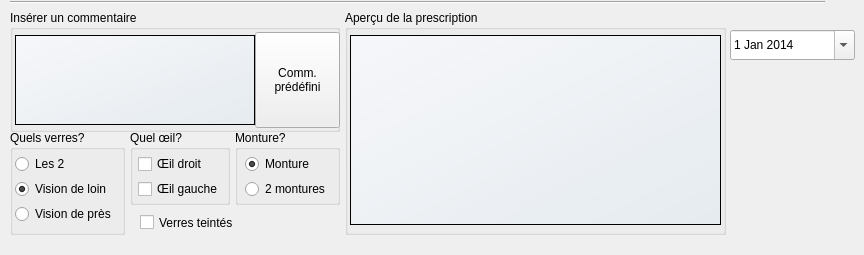
    <widget class="QFrame" name="frame_Prescription">
     <property name="minimumSize">
      <size>
       <width>0</width>
       <height>255</height>
      </size>
     </property>
     <property name="maximumSize">
      <size>
       <width>16777215</width>
       <height>255</height>
      </size>
     </property>
     <property name="frameShape">
      <enum>QFrame::NoFrame</enum>
     </property>
     <property name="frameShadow">
      <enum>QFrame::Raised</enum>
     </property>
     <widget class="QGroupBox" name="PrescriptionGroupBox">
      <property name="geometry">
       <rect>
        <x>345</x>
        <y>10</y>
        <width>381</width>
        <height>225</height>
       </rect>
      </property>
      <property name="title">
       <string>Aperçu de la prescription</string>
      </property>
      <widget class="QTextEdit" name="ResumePrescriptionTextEdit">
       <property name="geometry">
        <rect>
         <x>5</x>
         <y>25</y>
         <width>371</width>
         <height>190</height>
        </rect>
       </property>
       <property name="focusPolicy">
        <enum>Qt::NoFocus</enum>
       </property>
       <property name="styleSheet">
        <string notr="true">background-color: qlineargradient(x1: 0, y1: 0, x2: 1, y2: 1, stop: 0 #f6f7fa, stop: 1 rgba(200, 230, 250, 50));</string>
       </property>
       <property name="textInteractionFlags">
        <set>Qt::NoTextInteraction</set>
       </property>
      </widget>
     </widget>
     <widget class="QGroupBox" name="CommentaireGroupBox">
      <property name="geometry">
       <rect>
        <x>10</x>
        <y>10</y>
        <width>330</width>
        <height>122</height>
       </rect>
      </property>
      <property name="title">
       <string>Insérer un commentaire</string>
      </property>
      <widget class="UpPushButton" name="AppelCommentPushButton">
       <property name="geometry">
        <rect>
         <x>245</x>
         <y>22</y>
         <width>85</width>
         <height>96</height>
        </rect>
       </property>
       <property name="focusPolicy">
        <enum>Qt::NoFocus</enum>
       </property>
       <property name="text">
        <string>Comm.
prédéfini</string>
       </property>
       <property name="autoDefault">
        <bool>false</bool>
       </property>
      </widget>
      <widget class="QTextEdit" name="CommentairePrescriptionTextEdit">
       <property name="geometry">
        <rect>
         <x>5</x>
         <y>25</y>
         <width>240</width>
         <height>90</height>
        </rect>
       </property>
       <property name="focusPolicy">
        <enum>Qt::ClickFocus</enum>
       </property>
       <property name="styleSheet">
        <string notr="true">background-color: qlineargradient(x1: 0, y1: 0, x2: 1, y2: 1, stop: 0 #f6f7fa, stop: 1 rgba(200, 230, 250, 50));</string>
       </property>
       <property name="tabChangesFocus">
        <bool>false</bool>
       </property>
       <property name="documentTitle">
        <string/>
       </property>
      </widget>
     </widget>
     <widget class="QCheckBox" name="VerresTeintesCheckBox">
      <property name="geometry">
       <rect>
        <x>140</x>
        <y>210</y>
        <width>141</width>
        <height>25</height>
       </rect>
      </property>
      <property name="focusPolicy">
       <enum>Qt::NoFocus</enum>
      </property>
      <property name="text">
       <string>Verres teintés</string>
      </property>
     </widget>
     <widget class="QDateEdit" name="DateDateEdit">
      <property name="geometry">
       <rect>
        <x>730</x>
        <y>30</y>
        <width>125</width>
        <height>30</height>
       </rect>
      </property>
      <property name="focusPolicy">
       <enum>Qt::ClickFocus</enum>
      </property>
      <property name="dateTime">
       <datetime>
        <hour>0</hour>
        <minute>0</minute>
        <second>0</second>
        <year>2014</year>
        <month>1</month>
        <day>1</day>
       </datetime>
      </property>
      <property name="calendarPopup">
       <bool>true</bool>
      </property>
      <property name="date">
       <date>
        <year>2014</year>
        <month>1</month>
        <day>1</day>
       </date>
      </property>
     </widget>
     <widget class="UpGroupBox" name="QuelleMontureGroupBox">
      <property name="geometry">
       <rect>
        <x>235</x>
        <y>130</y>
        <width>105</width>
        <height>75</height>
       </rect>
      </property>
      <property name="title">
       <string>Monture?</string>
      </property>
      <widget class="QRadioButton" name="UneMonturePrescritRadioButton">
       <property name="geometry">
        <rect>
         <x>10</x>
         <y>25</y>
         <width>80</width>
         <height>18</height>
        </rect>
       </property>
       <property name="text">
        <string>Monture</string>
       </property>
       <property name="checked">
        <bool>true</bool>
       </property>
       <property name="autoExclusive">
        <bool>false</bool>
       </property>
      </widget>
      <widget class="QRadioButton" name="DeuxMonturesPrescritRadioButton">
       <property name="geometry">
        <rect>
         <x>10</x>
         <y>50</y>
         <width>90</width>
         <height>18</height>
        </rect>
       </property>
       <property name="text">
        <string>2 montures</string>
       </property>
       <property name="autoExclusive">
        <bool>false</bool>
       </property>
      </widget>
     </widget>
     <widget class="UpGroupBox" name="QuelOeilGroupBox">
      <property name="geometry">
       <rect>
        <x>130</x>
        <y>130</y>
        <width>100</width>
        <height>75</height>
       </rect>
      </property>
      <property name="title">
       <string>Quel œil?</string>
      </property>
      <widget class="QCheckBox" name="ODPrescritCheckBox">
       <property name="geometry">
        <rect>
         <x>8</x>
         <y>25</y>
         <width>90</width>
         <height>18</height>
        </rect>
       </property>
       <property name="text">
        <string>Œil droit</string>
       </property>
      </widget>
      <widget class="QCheckBox" name="OGPrescritCheckBox">
       <property name="geometry">
        <rect>
         <x>8</x>
         <y>50</y>
         <width>90</width>
         <height>18</height>
        </rect>
       </property>
       <property name="text">
        <string>Œil gauche</string>
       </property>
      </widget>
     </widget>
     <widget class="UpGroupBox" name="QuelsVerresGroupBox">
      <property name="geometry">
       <rect>
        <x>10</x>
        <y>130</y>
        <width>115</width>
        <height>105</height>
       </rect>
      </property>
      <property name="focusPolicy">
       <enum>Qt::NoFocus</enum>
      </property>
      <property name="title">
       <string>Quels verres?</string>
      </property>
      <widget class="QRadioButton" name="VLPrescritRadioButton">
       <property name="geometry">
        <rect>
         <x>5</x>
         <y>50</y>
         <width>108</width>
         <height>18</height>
        </rect>
       </property>
       <property name="text">
        <string>Vision de loin</string>
       </property>
       <property name="checked">
        <bool>true</bool>
       </property>
      </widget>
      <widget class="QRadioButton" name="V2PrescritRadioButton">
       <property name="geometry">
        <rect>
         <x>5</x>
         <y>25</y>
         <width>108</width>
         <height>18</height>
        </rect>
       </property>
       <property name="text">
        <string>Les 2</string>
       </property>
      </widget>
      <widget class="QRadioButton" name="VPPrescritRadioButton">
       <property name="geometry">
        <rect>
         <x>5</x>
         <y>75</y>
         <width>108</width>
         <height>18</height>
        </rect>
       </property>
       <property name="text">
        <string>Vision de près</string>
       </property>
      </widget>
     </widget>
     <widget class="Line" name="line">
      <property name="geometry">
       <rect>
        <x>10</x>
        <y>0</y>
        <width>815</width>
        <height>5</height>
       </rect>
      </property>
      <property name="orientation">
       <enum>Qt::Horizontal</enum>
      </property>
     </widget>
    </widget>
